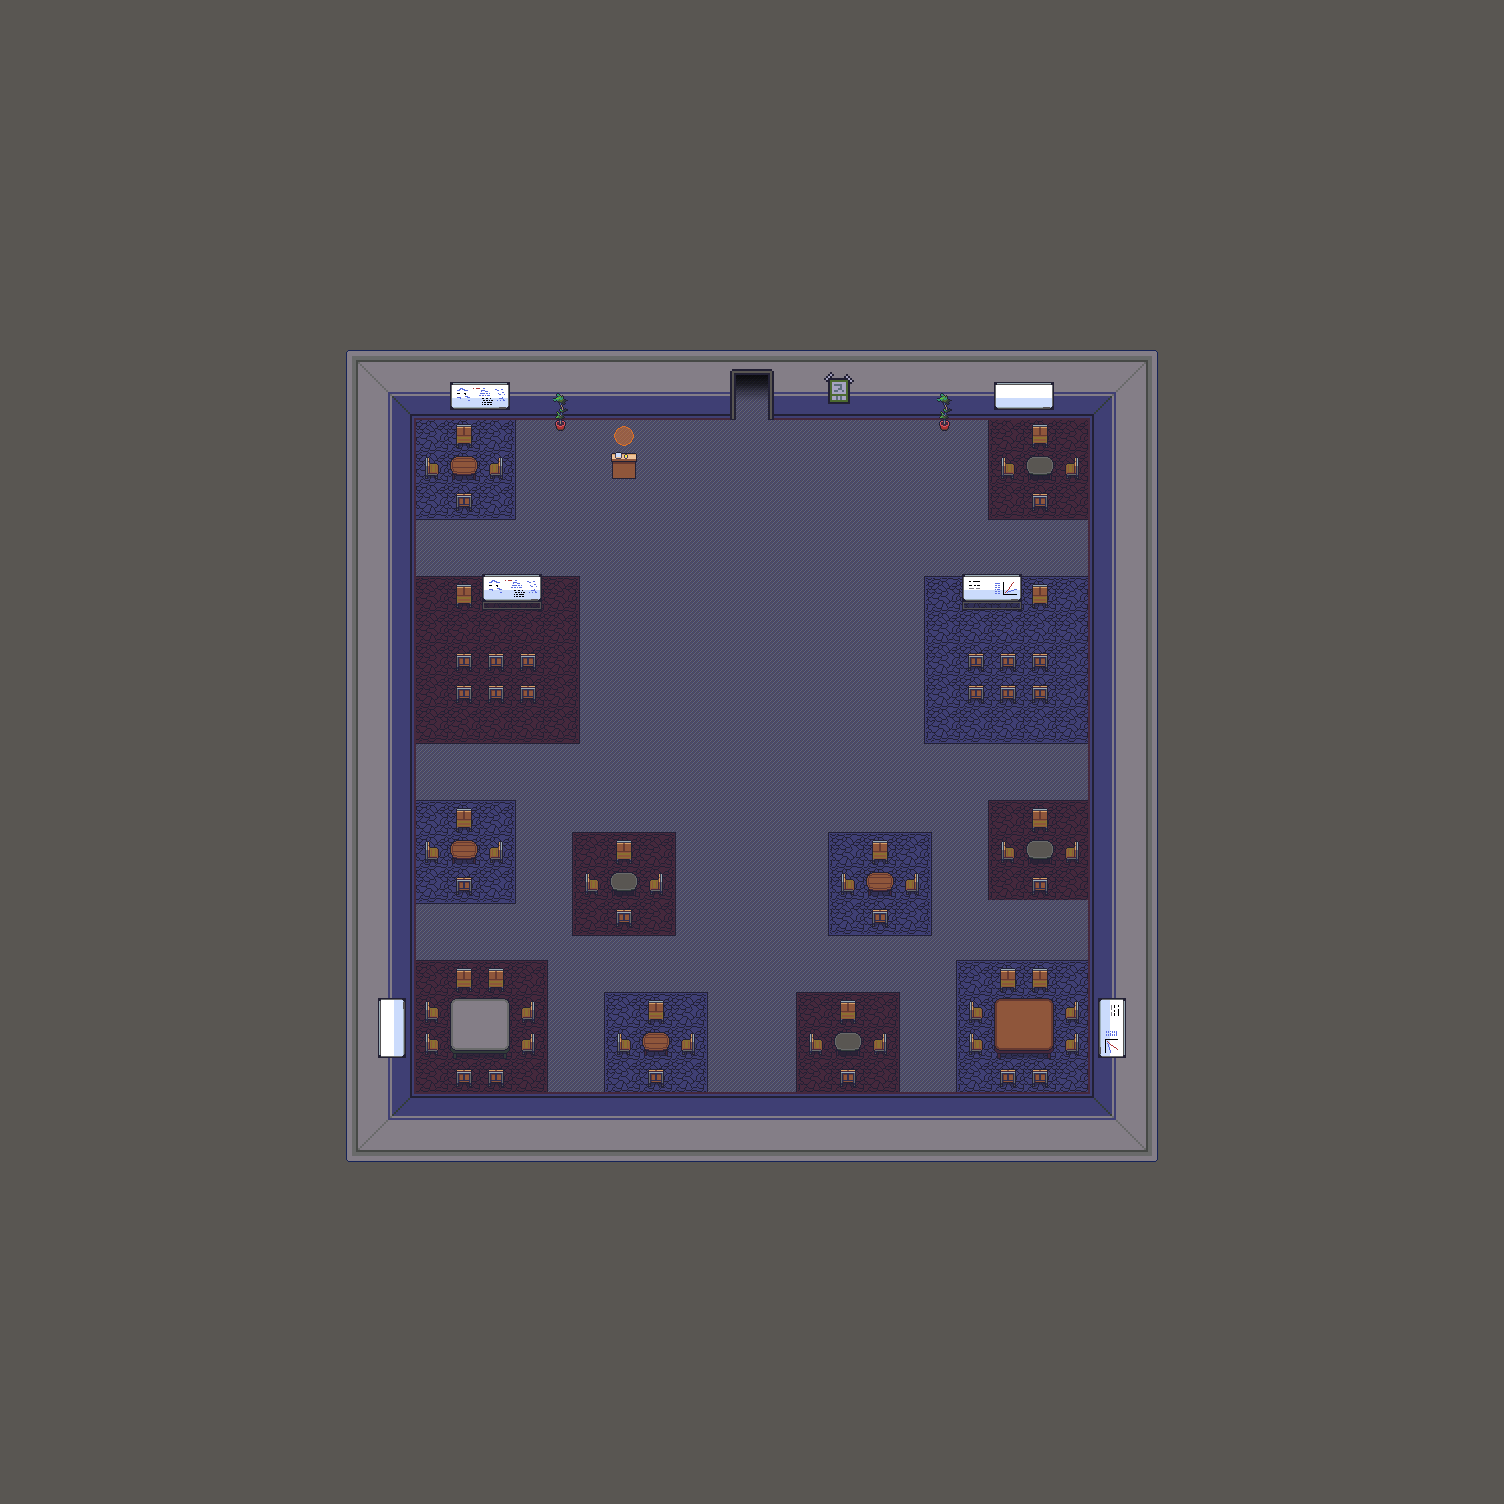

A level layout from a 2D game, rendered from its tile map. Below: a short description, then the map file with tile-grid data replaced by summaries:
An orthogonal 47x47 tile map with 32x32 px tiles, 8 tile layers (Background, Ground, Ground 2, Shadow, ...).

<map version="1.2" tiledversion="1.3.5" orientation="orthogonal" renderorder="right-down" width="47" height="47" tilewidth="32" tileheight="32" infinite="0" nextlayerid="10" nextobjectid="1">
 <tileset firstgid="1" source="../../tilesets/Gather University 0.x.tsx" />
 <layer id="2" name="Background" width="47" height="47">
  <data>[2209 cells, 2209 non-empty, 1 distinct tile ids]</data>
 </layer>
 <layer id="3" name="Ground" width="47" height="47" offsetx="0" offsety="4">
  <data>[2209 cells, 625 non-empty, 1 distinct tile ids]</data>
 </layer>
 <layer id="5" name="Ground 2" width="47" height="47" offsetx="0" offsety="4">
  <data>[2209 cells, 294 non-empty, 19 distinct tile ids]</data>
 </layer>
 <layer id="6" name="Shadow" width="47" height="47">
  <data>[2209 cells, 4 non-empty, 2 distinct tile ids]</data>
 </layer>
 <layer id="1" name="Walls" width="47" height="47" offsetx="0" offsety="4">
  <data>[2209 cells, 288 non-empty, 24 distinct tile ids]</data>
 </layer>
 <layer id="8" name="L0" width="47" height="47" offsetx="0" offsety="4">
  <data>[2209 cells, 6 non-empty, 4 distinct tile ids]</data>
 </layer>
 <layer id="4" name="L1" width="47" height="47" offsetx="0" offsety="4">
  <data>[2209 cells, 103 non-empty, 32 distinct tile ids]</data>
 </layer>
 <layer id="7" name="L2" width="47" height="47" offsetx="0" offsety="4">
  <data>[2209 cells, 8 non-empty, 8 distinct tile ids]</data>
 </layer>
</map>
